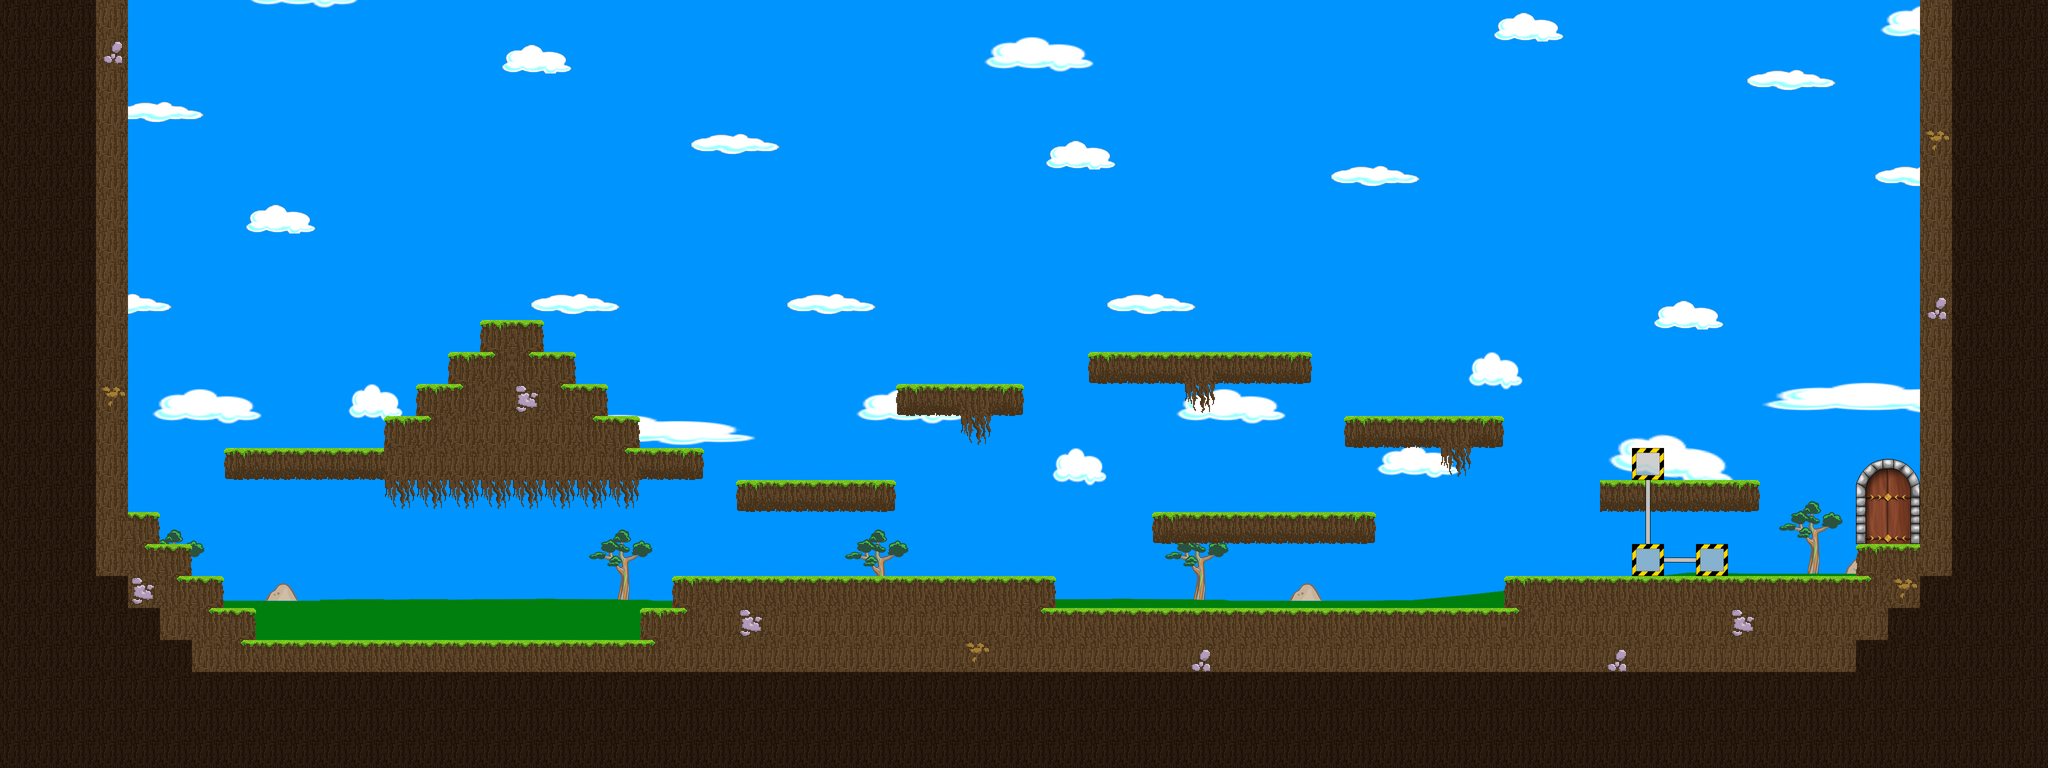

Rendered tile map (Tiled .tmx) drawn with the repository's tilesets; below, a short description and the map source with its tile grids summarised:
An orthogonal 64x24 tile map with 64x64 px tiles, 5 tile layers (Hintergrund, Laufebene, Open gate, Gate, ...), 6 tilesets.

<map version="1.0" orientation="orthogonal" renderorder="right-down" width="64" height="24" tilewidth="64" tileheight="64">
 <tileset firstgid="1" name="Rohre" tilewidth="64" tileheight="64">
  <image source="Rohre.png" trans="0000ff" width="256" height="256" />
 </tileset>
 <tileset firstgid="17" name="Maschinen" tilewidth="64" tileheight="64">
  <image source="Maschinen.png" trans="0000ff" width="256" height="256" />
 </tileset>
 <tileset firstgid="33" name="Metallobjekte" tilewidth="64" tileheight="64">
  <image source="Metallobjekte.png" trans="0000ff" width="256" height="256" />
 </tileset>
 <tileset firstgid="49" name="Laufebenen" tilewidth="64" tileheight="64">
  <image source="Laufebenen.png" trans="0000ff" width="256" height="256" />
 </tileset>
 <tileset firstgid="65" name="Hintergrund" tilewidth="64" tileheight="64">
  <image source="Hintergrund.png" trans="0000ff" width="2048" height="1024" />
 </tileset>
 <tileset firstgid="577" name="gate" tilewidth="64" tileheight="64">
  <image source="gate.png" trans="0000ff" width="256" height="256" />
 </tileset>
 <layer name="Hintergrund" width="64" height="24">
  <data>[1536 cells, 1536 non-empty, 512 distinct tile ids]</data>
 </layer>
 <layer name="Laufebene" width="64" height="24">
  <data>[1536 cells, 572 non-empty, 14 distinct tile ids]</data>
 </layer>
 <layer name="Open gate" width="64" height="24">
  <data>[1536 cells, 6 non-empty, 6 distinct tile ids]</data>
 </layer>
 <layer name="Gate" width="64" height="24">
  <data>[1536 cells, 6 non-empty, 6 distinct tile ids]</data>
 </layer>
 <layer name="Ablagen" width="64" height="24">
  <data>[1536 cells, 6 non-empty, 3 distinct tile ids]</data>
 </layer>
</map>
